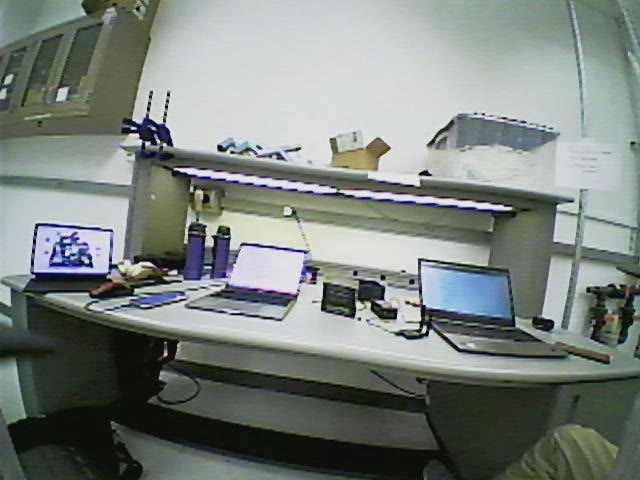
#> input picture frame 9 of FifthTimesACharm_video.avi, 640 x 480 px, given in place of the camera
$ jupyter execute Lab7.ipynb   (shell and % lines are left out)   (text cells are left out)
#> lines starting #> are read from the running program, lines starting #| are printed output that depends on the picture
[cell 1]
import cv2

# This may open your webcam instead of the CrazyFlie camera! If so, try
# a different small, positive integer, e.g. 1, 2, 3.
camera = 0
cap = cv2.VideoCapture(camera)

while(True):
    # Capture frame-by-frame
    ret, frame = cap.read()
#> frame is the input picture: shape (480, 640, 3); mean B, G, R 125.6, 130.7, 123


    # Display the resulting frame
    cv2.imshow('frame', frame)

    # Hit q to quit.
    if cv2.waitKey(1) & 0xFF == ord('q'):
#> (key q is pressed here)
        break

# Release the capture
cap.release()
cv2.destroyAllWindows()


$ run again, starting later in the video
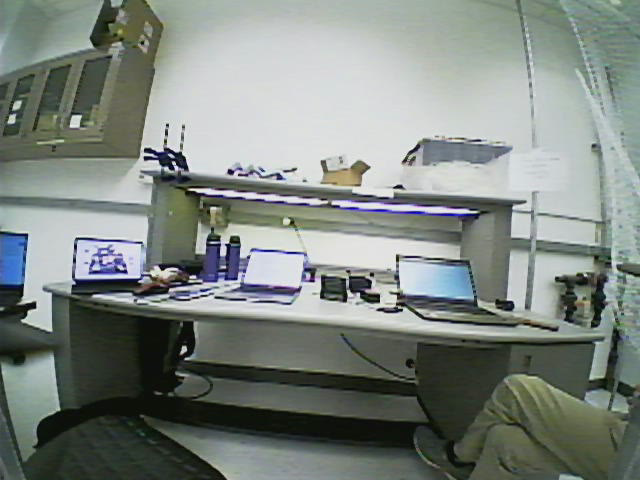
#> input picture frame 44 of FifthTimesACharm_video.avi, 640 x 480 px, given in place of the camera
#> frame is the input picture: shape (480, 640, 3); mean B, G, R 128.3, 133.7, 126.2

$ run again, starting later in the video
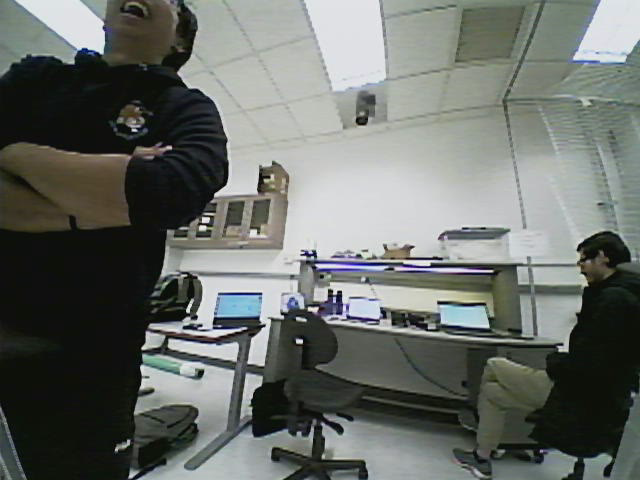
#> input picture frame 79 of FifthTimesACharm_video.avi, 640 x 480 px, given in place of the camera
#> frame is the input picture: shape (480, 640, 3); mean B, G, R 104.4, 108.9, 104.8
